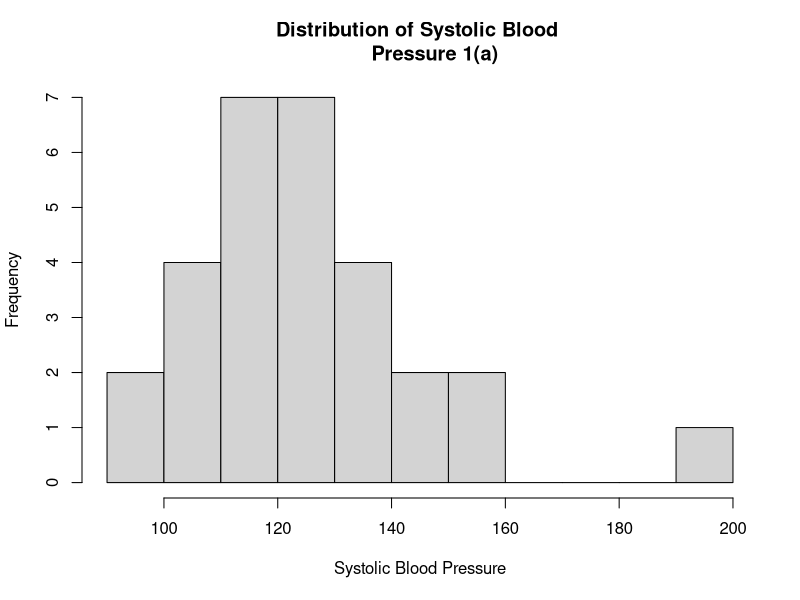
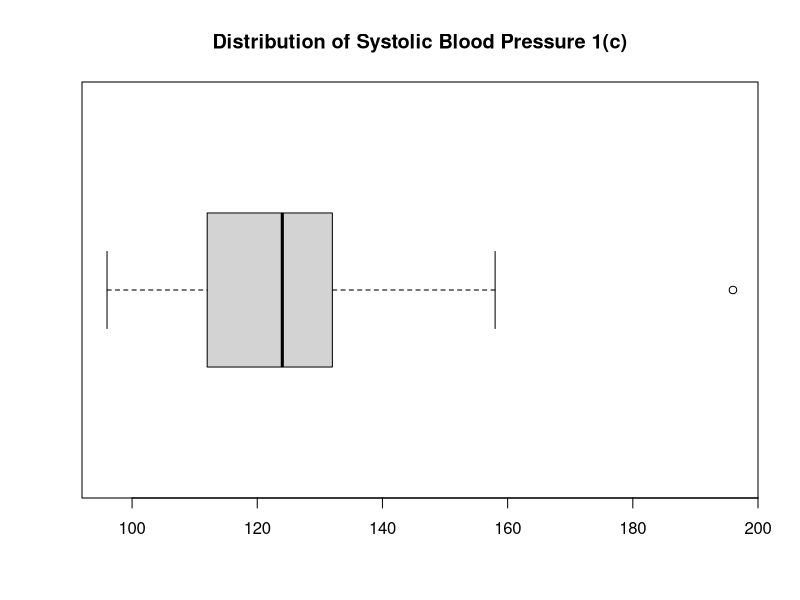
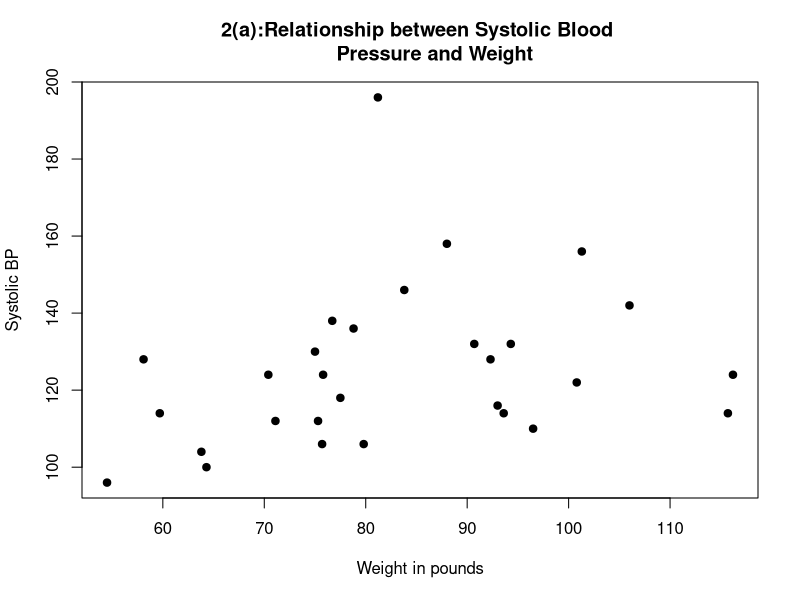
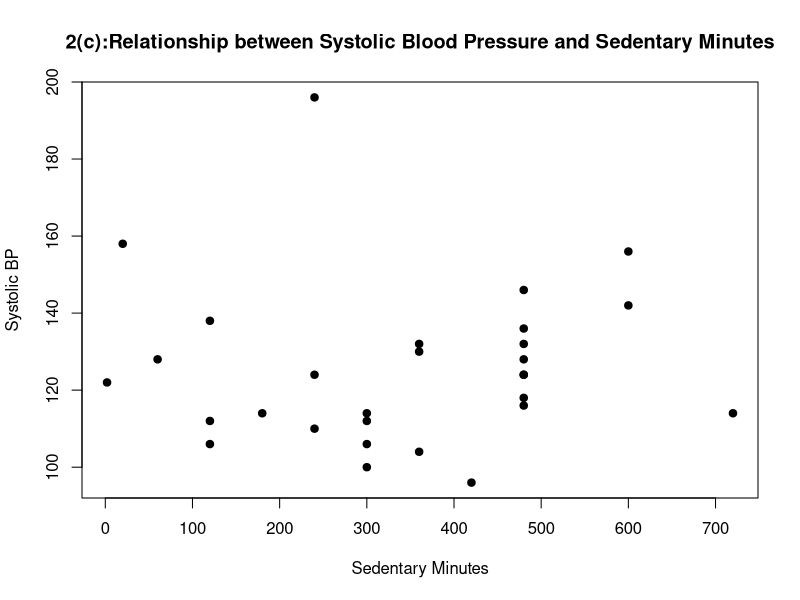
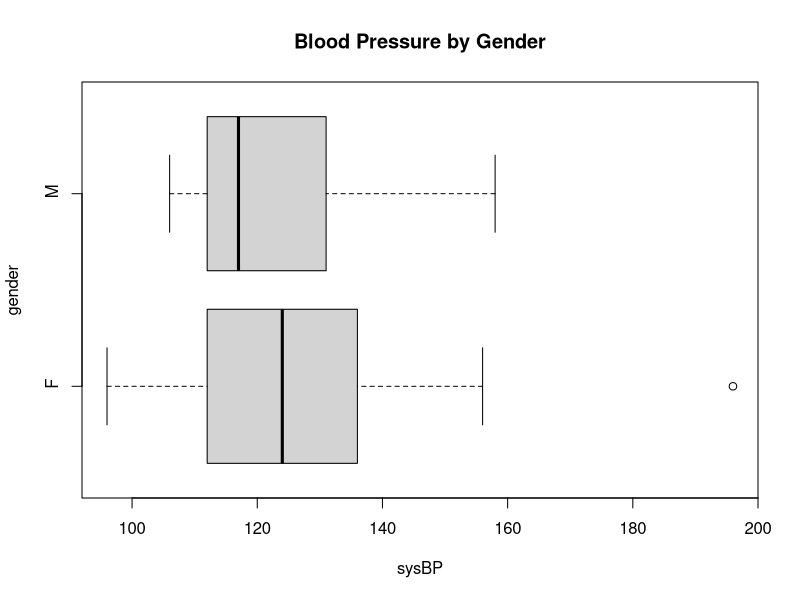
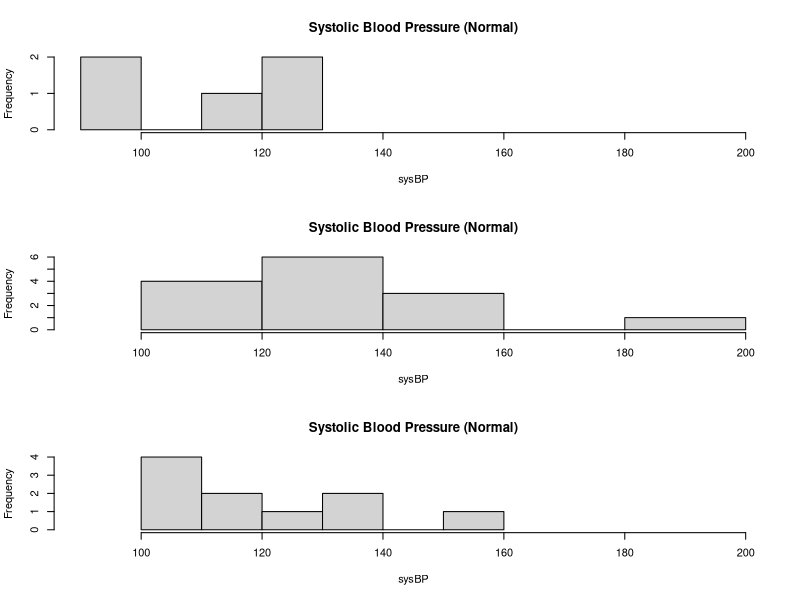

Reproduce these figures in R, in order.
## ---- chunk 1
setwd(dirname(rstudioapi::getSourceEditorContext()$path))# set working directory to source file location
library(ggplot2)# Create Elegant Data Visualizations Using the Grammar of Graphics
patients101 = read.csv("patients101.csv")# import patients101.csv
## ---- chunk 2
#Problem 1 (a)
hist(patients101$sysBP, breaks=10, xlab = "Systolic Blood Pressure",main = "Distribution of Systolic Blood 
     Pressure 1(a)")
#ggplot(patients101, aes(x = sysBP)) + geom_histogram(binwidth = 5,color = "black",fill = "white")+
#xlab("Systolic Blood Pressure")+ggtitle("1(a): Distribution of systolic blood pressure")
## ---- chunk 3
#Problem 1 (c)
boxplot(patients101$sysBP, horizontal = TRUE,main = "Distribution of Systolic Blood Pressure 1(c)")
# ggplot(patients101, aes(y=sysBP, x = factor("")))+ geom_boxplot() + ylab("Systolic Blood Pressure") + 
#xlab(" ")+ coord_flip() + ggtitle("1(a): Distribution of systolic blood pressure")
## ---- chunk 4
#Problem 2 (a)
plot(patients101$weight, patients101$sysBP, main = "2(a):Relationship between Systolic Blood 
     Pressure and Weight",xlab = "Weight in pounds",ylab = "Systolic BP",pch = 19)
#qplot(weight, sysBP, data = patients101) +
#ggtitle("2(a):Relationship between Systolic Blood Pressure and Weight") + 
#xlab("Weight in pounds") + ylab("Systolic BP")
## ---- chunk 5
#Problem 2 (c)
plot(patients101$sedmins, patients101$sysBP, 
     main = "2(c):Relationship between Systolic Blood Pressure and Sedentary Minutes",
     xlab = "Sedentary Minutes",ylab = "Systolic BP",pch = 19)
#qplot(sedmins, sysBP, data = patients101) +
#ggtitle("2(c):Relationship between Systolic Blood Pressure and Sedentary Minutes") + 
#xlab("Sedentary Minutes") + ylab("Systolic BP")
## ---- chunk 6
#Problem 3 (a)
boxplot(sysBP ~ gender, data = patients101, main = "Blood Pressure by Gender",horizontal = TRUE)
#ggplot(patients101,aes(y = sysBP,x =gender)) + geom_boxplot() + ylab("Systolic Blood Pressure") + 
# xlab("Gender") + ggtitle("Blood Pressure by Gender") + coord_flip() 
## ---- chunk 7
#Problem 3 (c)
par(mfrow = c(3, 1))
hist(patients101$sysBP[patients101$obese==' normal'], main = "Systolic Blood Pressure (Normal)", 
     xlab = "sysBP", xlim = c(90, 200))
hist(patients101$sysBP[patients101$obese==' obese'], main = "Systolic Blood Pressure (Normal)", 
     xlab = "sysBP", xlim = c(90, 200))
hist(patients101$sysBP[patients101$obese==' overweight'], main = "Systolic Blood Pressure (Normal)", 
     xlab = "sysBP", xlim = c(90, 200))
par(mfrow = c(1, 1))# reset to default
#ggplot(patients101, aes(x = sysBP)) + geom_histogram(binwidth = 10,color = "black",fill = "white") + 
#facet_grid(obese ~.) +ggtitle("Systolic Blood Pressure by Obesity")
## ---- chunk 8
#Problem 4
#part(a)
aveBP = round(mean(patients101$sysBP), 4)
#part(b)
all.ave = aggregate(sysBP ~ marriage, data = patients101, mean)
#part(c)
all.sd = aggregate(sysBP ~ marriage, data = patients101, sd)
#part(d)
all.n= aggregate(sysBP ~ marriage, data = patients101, length)
#part(e)
fns.weight = fivenum(patients101$weight)
